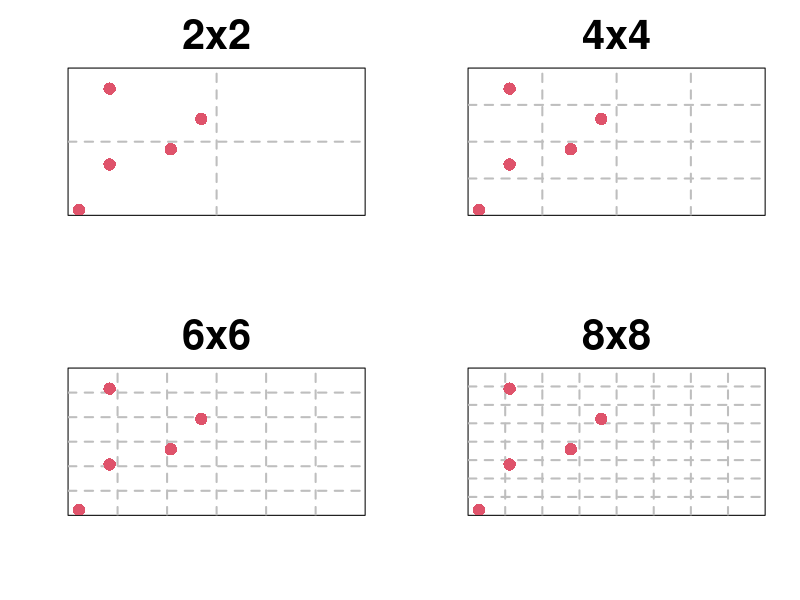
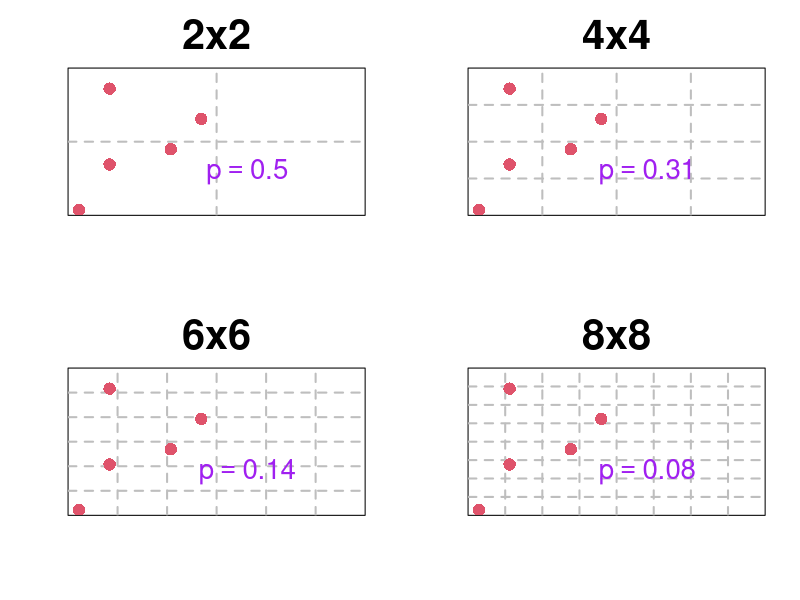

These figures' R source, in order:
## ---- chunk 1
#knitr::purl(input="../FW552/Proportions.qmd",output="../FW552/Proportions.r")
## ---- chunk 2
#| fig-width: 8
#| fig-height: 8
x <- seq(1,10,by=1)
y <-  seq(1,10,by=1)

par(mfrow=c(2,2),cex.axis=1.5,cex.lab=2,cex.main=3)
plot(x,y, pch = 19, col = 0,main="2x2",xaxt="n",yaxt="n",xlab="",ylab="")
grid(nx = 2, ny = 2,
     lty = 2,      
     col = "gray", 
     lwd = 2)
points(x=c(1,4,5,2,2),y=c(1,5,7,4,9),pch=16,col=2,cex=2)
plot(x,y, pch = 19, col = 0,main="4x4",xaxt="n",yaxt="n",xlab="",ylab="")
grid(nx = 4, ny = 4,
     lty = 2,      
     col = "gray", 
     lwd = 2)
points(x=c(1,4,5,2,2),y=c(1,5,7,4,9),pch=16,col=2,cex=2)

plot(x,y, pch = 19, col = 0,main="6x6",xaxt="n",yaxt="n",xlab="",ylab="")
grid(nx = 6, ny = 6,
     lty = 2,      
     col = "gray", 
     lwd = 2)
points(x=c(1,4,5,2,2),y=c(1,5,7,4,9),pch=16,col=2,cex=2)

plot(x,y, pch = 19, col = 0,main="8x8",xaxt="n",yaxt="n",xlab="",ylab="")
grid(nx = 8, ny = 8,
     lty = 2,      
     col = "gray", 
     lwd = 2)
points(x=c(1,4,5,2,2),y=c(1,5,7,4,9),pch=16,col=2,cex=2)
## ---- chunk 3
#| fig-width: 8
#| fig-height: 8
x <- seq(1,10,by=1)
y <-  seq(1,10,by=1)

par(mfrow=c(2,2),cex.axis=1.5,cex.lab=2,cex.main=3)
plot(x,y, pch = 19, col = 0,main="2x2",xaxt="n",yaxt="n",xlab="",ylab="")
grid(nx = 2, ny = 2,
     lty = 2,      
     col = "gray", 
     lwd = 2)
points(x=c(1,4,5,2,2),y=c(1,5,7,4,9),pch=16,col=2,cex=2)
#text(7,5,bquote(sigma^2==.(round(0.5*(1-0.5)/(4-1),digits=2))),col="purple",cex=2)
text(6.5,3.5,bquote(p==.(0.5,digits=2)),col="purple",cex=2)

plot(x,y, pch = 19, col = 0,main="4x4",xaxt="n",yaxt="n",xlab="",ylab="")
grid(nx = 4, ny = 4,
     lty = 2,      
     col = "gray", 
     lwd = 2)
points(x=c(1,4,5,2,2),y=c(1,5,7,4,9),pch=16,col=2,cex=2)
#text(7,5,bquote(sigma^2==.(round(0.3125*(1-0.3125)/(16-1),digits=4))),col="purple",cex=2)
text(6.5,3.5,bquote(p==.(round(5/16,digits=2))),col="purple",cex=2)

plot(x,y, pch = 19, col = 0,main="6x6",xaxt="n",yaxt="n",xlab="",ylab="")
grid(nx = 6, ny = 6,
     lty = 2,      
     col = "gray", 
     lwd = 2)
points(x=c(1,4,5,2,2),y=c(1,5,7,4,9),pch=16,col=2,cex=2)
#text(7,5,bquote(sigma^2==.(round(0.1388*(1-0.1388)/(36-1),digits=4))),col="purple",cex=2)
text(6.5,3.5,bquote(p==.(round(5/36,digits=2))),col="purple",cex=2)


plot(x,y, pch = 19, col = 0,main="8x8",xaxt="n",yaxt="n",xlab="",ylab="")
grid(nx = 8, ny = 8,
     lty = 2,      
     col = "gray", 
     lwd = 2)
points(x=c(1,4,5,2,2),y=c(1,5,7,4,9),pch=16,col=2,cex=2)
#text(7,5,bquote(sigma^2==.(round(0.078125*(1-0.078125)/(64-1),digits=4))),col="purple",cex=2)
text(6.5,3.5,bquote(p==.(round(5/64,digits=2))),col="purple",cex=2)
